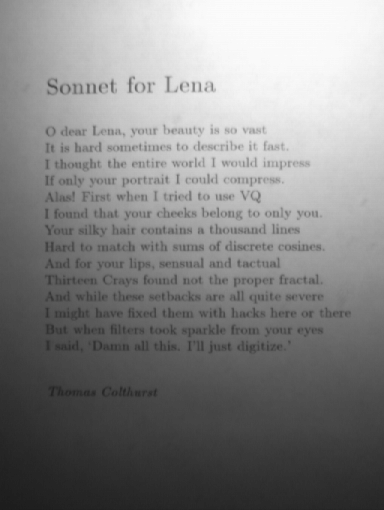
%> input picture CS-484/Homework 1/Part_2/sonnet.png, 384 x 510 px
$ octave Ans_2.m   (GNU Octave 9; MATLAB toolbox functions it lacks are replaced by stand-ins)
%> lines starting %> are read from the running program, lines starting %| are printed output that depends on the picture; in (x1, y1, x2, y2) boxes, pixels count from 0 and x2, y2 are one past the last pixel; in counts of white or black regions, pixels touching at a corner belong together; the program's own positions count from 1
### CS-484/Homework 1/dilation.m
% Ali Altaf Salemwala
%
% morphological dilation


function binary_image = dilation(source_image, struct_el)
[rows, cols, i_numrows, i_numcols, se_numrows, se_numcols, binary_image] = setup(source_image, struct_el);

% for each 1-pixel in the source image
for i = 1:size(rows)
    % position of the 1-pixel
    r = rows(i);
    c = cols(i);

    % reset structuring element in case it was cropped
    se = struct_el;

    % if original structuring element not completely contained in image
    % crop it to fit
    if (~se_in_img(i_numrows, i_numcols, r, c, se_numrows, se_numcols))
        [r, c, se] = adjust_se_to_img(i_numrows, i_numcols, r, c, se);
    end

    % OR the adjusted structuring element with the positions around the
    % current 1-pixel on the destination image
    [se_r, se_c] = size(se);
    temp = binary_image(r : r + se_r - 1, c: c + se_c - 1) | se;
    binary_image(r : r + se_r - 1, c: c + se_c - 1) = temp;
end
end

% crop sides of structuring element outside of image
% [23 lines left out: function adjust_se_to_img, not called in this run]

% check if the original structuring element is contained within the image
% 1-pixel positions are adjusted to match top-left of structuring element
function result = se_in_img(i_numrows, i_numccols, r, c, se_numrows, se_numcols)
% check 1-pixel position within top and left sides
result = (r >= 1 && c >= 1);

% check 1-pixel position within bottom and right sides
result = result && (r + se_numrows - 1 <= i_numrows) && (c + se_numcols - 1 <= i_numccols);
end

% preliminary setup to get size details and 1-pixel positions
function [rows, cols, bi_numrows, bi_numcols, se_numrows, se_numcols, binary_image] = setup(source_image, struct_el)
% stores the position of every 1-pixel in the source image
[rows, cols] = find(source_image == 1);

% get size of source image and make destination image
[bi_numrows, bi_numcols] = size(source_image);
binary_image = zeros(bi_numrows, bi_numcols);

% get size of structuring element
[se_numrows, se_numcols] = size(struct_el);

% adjust stored positions of binary-1s to the origin of structuring element
% assuming the origin of structuring element is the center
rows = rows - floor(se_numrows / 2);
cols = cols - floor(se_numcols / 2);
end

### CS-484/Homework 1/show_n_save.m
% Ali Altaf Salemwala
%
% display an image
% and save it as a given filename

function show_n_save(img, filename)
imwrite(img, filename);
end

### CS-484/Homework 1/Ans_2.m
% Ali Altaf Salemwala
% 21500413
%
% source code for the answer of question 2

img = imread("Part_2/sonnet.png");
%> img is the input picture: size 510x384 uint8; min 27, max 251, mean 133.2

T = adaptthresh(img,'ForegroundPolarity', 'dark');
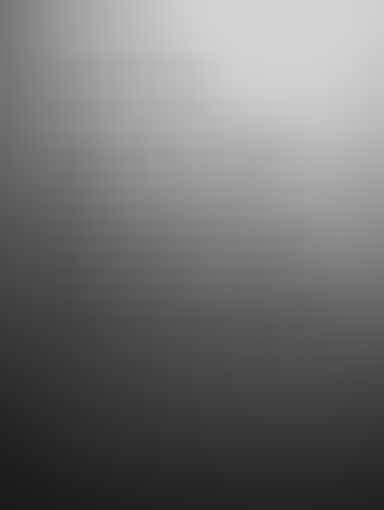
%> T: size 510x384 double; min 0.1, max 0.835, mean 0.443
img = imbinarize(img, T);
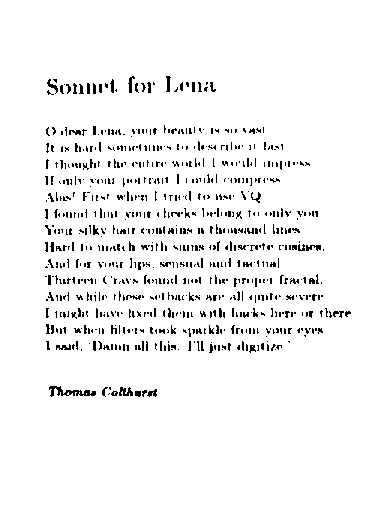
%> img: size 510x384 logical; 95.4% white; black in thin lines or dots, all inside (x1, y1, x2, y2) = (45, 76, 351, 397)

show_n_save(img, "Part_2/Adaptive Threshold Result.png");

icomp = imcomplement(img);
s = [1;1];
icomp = dilation(icomp, s);
%> in setup, `[rows, cols] = find(source_image == 1);`: rows = 9028 values from 77 to 397; cols = 9028 values from 46 to 351
%> in dilation, `[rows, cols, i_numrows, i_numcols, se_numrows, se_numcols, binary_imag..`: binary_image: size 510x384 double; every value is 0
%> in dilation, `[rows, cols, i_numrows, i_numcols, se_numrows, se_numcols, binary_imag..`: i_numrows = 510; i_numcols = 384; se_numrows = 2; se_numcols = 1
%> the loop in dilation, `for i = 1:size(rows)` made 9028 passes
%> (r, c) on passes 1 to 3: (176, 46), (209, 46), (210, 46)
%> after the loop in dilation, `for i = 1:size(rows)`:
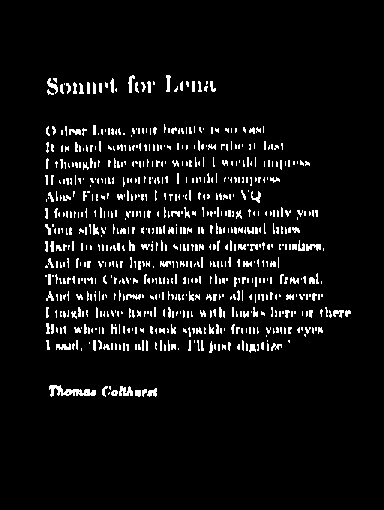
%> binary_image: size 510x384 double; values 0 (black) and 1 (white), 5.8% white in thin lines or dots, all inside (x1, y1, x2, y2) = (45, 75, 351, 397)
s = [1,1];
icomp = dilation(icomp, s);
%> call 2 of dilation, with struct_el = [1 1]
%> in dilation (call 2), `[rows, cols, i_numrows, i_numcols, se_numrows, se_numcols, binary_imag..`: se_numcols = 2
%> the loop in dilation (call 2), `for i = 1:size(rows)` made 11371 passes
%> (r, c) on passes 1 to 3: (176, 45), (177, 45), (209, 45)
%> after the loop in dilation (call 2), `for i = 1:size(rows)`:
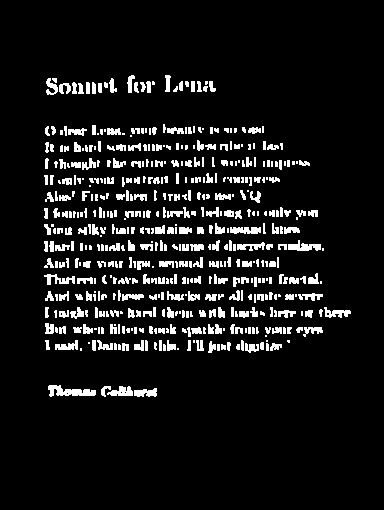
%> binary_image: size 510x384 double; values 0 (black) and 1 (white), 8.6% white; 507 white regions (180 under 20 px), largest, box (x1, y1, x2, y2) and area: (48, 385, 96, 397) 330, (288, 240, 321, 251) 207, (230, 227, 261, 234) 181
show_n_save(icomp, "Part_2/Thickened Result.png");

img = imcomplement(icomp) | img;
show_n_save(img, "Part_2/Final Result.png");
